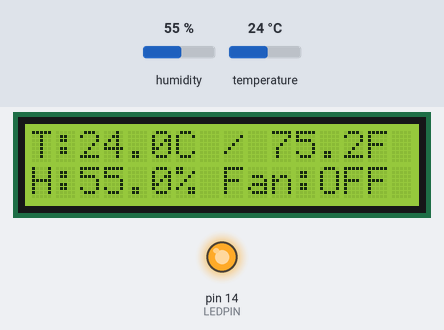
A sketch run on a simulated Arduino Uno, built with avr-gcc and run on an emulated ATmega328P. Parts: 16×2 character LCD, output pins drawn as LEDs (lit = HIGH). The inputs (shaded band) are chosen by the test bench; at power-on: temperature 24 °C, humidity 55 %. What the sketch prints to the serial monitor is not drawn.

Above: at 4.7 s.
4.8 s: temperature set to 32.6 °C
At 6.9 s:
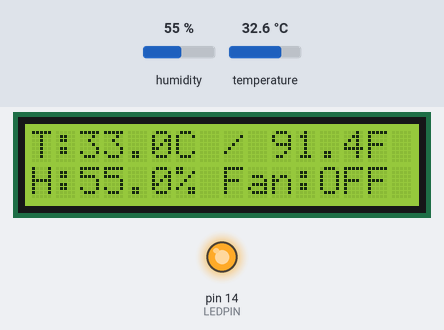
7.8 s: temperature set to 34.3 °C
At 9.3 s:
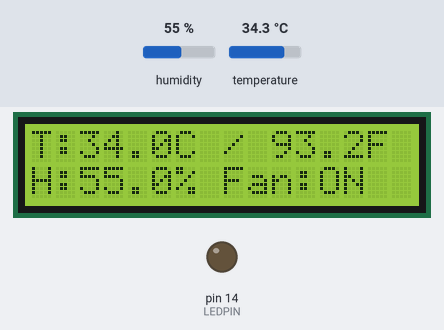
10.8 s: humidity set to 22 %
At 12.9 s:
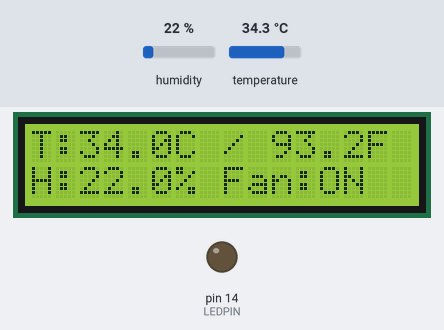
13.8 s: humidity set to 40 %
At 15.3 s:
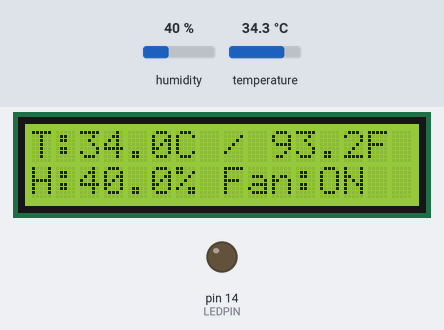
Timing chart, 0 to 16.8 s (numbered marks = the images above; inputs shaded):
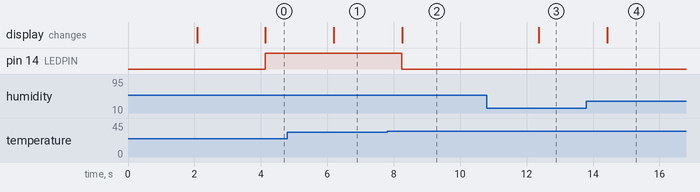

The sketch:

temperature_Based_fan_Control.ino
```cpp
#include <Wire.h>
#include <LiquidCrystal_I2C.h>
#include <DHT.h>

#define DHTPIN 13        // GPIO13 (D7) - DHT22 data pin
#define DHTTYPE DHT11    // DHT22 sensor type
#define LEDPIN 14        // GPIO14 (D5) for LED

float tempThreshold = 33.0;  // LED turns ON above this temperature

DHT dht(DHTPIN, DHTTYPE);
LiquidCrystal_I2C lcd(0x27, 16, 2);  // Changed to 16x2 LCD

void setup() {
  Serial.begin(9600);
  dht.begin();
  pinMode(LEDPIN, OUTPUT);

  Wire.begin();  // Default I2C pins: SDA (GPIO4/D2), SCL (GPIO5/D1)

  lcd.init();
  lcd.backlight();
  lcd.clear();

  lcd.setCursor(0, 0);  // Adjusted for 16x2
  lcd.print("DHT22 TEST");
  delay(2000);
  lcd.clear();
}

void loop() {
  delay(2000); // Wait between readings

  float humidity = dht.readHumidity();
  float temperatureC = dht.readTemperature();
  float temperatureF = dht.readTemperature(true);

  // Check if readings failed
  if (isnan(humidity) || isnan(temperatureC) || isnan(temperatureF)) {
    Serial.println("❌ Sensor Error!");
    lcd.clear();
    lcd.setCursor(0, 0);
    lcd.print("Sensor Error!");
    return;
  }

  // Serial Output (unchanged)
  Serial.print("Temperature: ");
  Serial.print(temperatureC);
  Serial.print(" °C  ~  ");
  Serial.print(temperatureF);
  Serial.println(" °F");
  Serial.print("Humidity: ");
  Serial.print(humidity);
  Serial.println(" %");

  // LCD Output - Adjusted for 16x2
  lcd.clear();
  lcd.setCursor(0, 0);
  lcd.print("T:");
  lcd.print(temperatureC, 1);
  lcd.print("C / ");
  lcd.print(temperatureF, 1);
  lcd.print("F");

  lcd.setCursor(0, 1);
  lcd.print("H:");
  lcd.print(humidity, 1);
  lcd.print("% ");

  // LED control and status (abbreviated)
  if (temperatureC > tempThreshold) {
    digitalWrite(LEDPIN, LOW);
    lcd.print("Fan:ON");
  } else {
    digitalWrite(LEDPIN, HIGH);
    lcd.print("Fan:OFF");
  }
}
```

Measured:
- the behaviour switches between 33.4 and 33.5 °C on temperature (found by bisection; images 1 and 2)
- after the input at 4.8 s, the display: changes after 1.4 s (image 1)
- after the input at 7.8 s, pin 14 (LEDPIN): HIGH → LOW after 0.45 s; the display: changes after 0.45 s (image 2)
- after the input at 10.8 s, the display: changes after 1.6 s (image 3)
- after the input at 13.8 s, the display: changes after 0.62 s (image 4)
